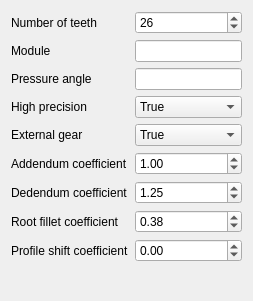
<?xml version="1.0" encoding="UTF-8"?>
<ui version="4.0">
 <class>InvoluteGearParameter</class>
 <widget class="QWidget" name="InvoluteGearParameter">
  <property name="geometry">
   <rect>
    <x>0</x>
    <y>0</y>
    <width>253</width>
    <height>301</height>
   </rect>
  </property>
  <property name="windowTitle">
   <string>Involute Parameter</string>
  </property>
  <layout class="QFormLayout" name="formLayout">
   <item row="0" column="0">
    <widget class="QLabel" name="label_NumberOfTeeth">
     <property name="text">
      <string>Number of teeth</string>
     </property>
    </widget>
   </item>
   <item row="0" column="1">
    <widget class="QSpinBox" name="spinBox_NumberOfTeeth">
     <property name="minimum">
      <number>3</number>
     </property>
     <property name="maximum">
      <number>9999</number>
     </property>
     <property name="value">
      <number>26</number>
     </property>
    </widget>
   </item>
   <item row="1" column="0">
    <widget class="QLabel" name="label_Modules">
     <property name="text">
      <string>Module</string>
     </property>
    </widget>
   </item>
   <item row="1" column="1">
    <widget class="Gui::InputField" name="Quantity_Modules">
     <property name="sizePolicy">
      <sizepolicy hsizetype="Fixed" vsizetype="Fixed">
       <horstretch>0</horstretch>
       <verstretch>0</verstretch>
      </sizepolicy>
     </property>
     <property name="minimumSize">
      <size>
       <width>80</width>
       <height>20</height>
      </size>
     </property>
     <property name="text">
      <string/>
     </property>
     <property name="alignment">
      <set>Qt::AlignRight|Qt::AlignTrailing|Qt::AlignVCenter</set>
     </property>
     <property name="unit" stdset="0">
      <string notr="true">mm</string>
     </property>
     <property name="decimals" stdset="0">
      <number>3</number>
     </property>
     <property name="minimum" stdset="0">
      <double>1.0</double>
     </property>
     <property name="maximum" stdset="0">
      <double>2000.000000000000000</double>
     </property>
     <property name="singleStep" stdset="0">
      <double>2.000000000000000</double>
     </property>
     <property name="value" stdset="0">
      <double>2.500000000000000</double>
     </property>
    </widget>
   </item>
   <item row="2" column="0">
    <widget class="QLabel" name="label_PressureAngle">
     <property name="text">
      <string>Pressure angle</string>
     </property>
    </widget>
   </item>
   <item row="2" column="1">
    <widget class="Gui::InputField" name="Quantity_PressureAngle">
     <property name="sizePolicy">
      <sizepolicy hsizetype="Fixed" vsizetype="Fixed">
       <horstretch>0</horstretch>
       <verstretch>0</verstretch>
      </sizepolicy>
     </property>
     <property name="minimumSize">
      <size>
       <width>80</width>
       <height>20</height>
      </size>
     </property>
     <property name="alignment">
      <set>Qt::AlignRight|Qt::AlignTrailing|Qt::AlignVCenter</set>
     </property>
     <property name="unit" stdset="0">
      <string notr="true">deg</string>
     </property>
     <property name="decimals" stdset="0">
      <number>3</number>
     </property>
     <property name="maximum" stdset="0">
      <double>90.000000000000000</double>
     </property>
     <property name="singleStep" stdset="0">
      <double>2.000000000000000</double>
     </property>
     <property name="value" stdset="0">
      <double>20.000000000000000</double>
     </property>
    </widget>
   </item>
   <item row="3" column="0">
    <widget class="QLabel" name="label_HighPrecision">
     <property name="text">
      <string>High precision</string>
     </property>
    </widget>
   </item>
   <item row="3" column="1">
    <widget class="QComboBox" name="comboBox_HighPrecision">
     <property name="enabled">
      <bool>true</bool>
     </property>
     <property name="editable">
      <bool>false</bool>
     </property>
     <item>
      <property name="text">
       <string>True</string>
      </property>
     </item>
     <item>
      <property name="text">
       <string>False</string>
      </property>
     </item>
    </widget>
   </item>
   <item row="4" column="0">
    <widget class="QLabel" name="label_ExternalGear">
     <property name="text">
      <string>External gear</string>
     </property>
    </widget>
   </item>
   <item row="4" column="1">
    <widget class="QComboBox" name="comboBox_ExternalGear">
     <property name="enabled">
      <bool>true</bool>
     </property>
     <property name="editable">
      <bool>false</bool>
     </property>
     <item>
      <property name="text">
       <string>True</string>
      </property>
     </item>
     <item>
      <property name="text">
       <string>False</string>
      </property>
     </item>
    </widget>
   </item>
   <item row="5" column="0">
    <widget class="QLabel" name="label_Addendum">
     <property name="text">
      <string>Addendum coefficient</string>
     </property>
    </widget>
   </item>
   <item row="5" column="1">
    <widget class="QDoubleSpinBox" name="doubleSpinBox_Addendum">
     <property name="maximum">
      <double>5.000000000000000</double>
     </property>
     <property name="singleStep">
      <double>0.050000000000000</double>
     </property>
     <property name="value">
      <double>1.000000000000000</double>
     </property>
    </widget>
   </item>
   <item row="6" column="0">
    <widget class="QLabel" name="label_Dedendum">
     <property name="text">
      <string>Dedendum coefficient</string>
     </property>
    </widget>
   </item>
   <item row="6" column="1">
    <widget class="QDoubleSpinBox" name="doubleSpinBox_Dedendum">
     <property name="maximum">
      <double>5.000000000000000</double>
     </property>
     <property name="singleStep">
      <double>0.050000000000000</double>
     </property>
     <property name="value">
      <double>1.250000000000000</double>
     </property>
    </widget>
   </item>
   <item row="7" column="0">
    <widget class="QLabel" name="label_RootFillet">
     <property name="text">
      <string>Root fillet coefficient</string>
     </property>
    </widget>
   </item>
   <item row="7" column="1">
    <widget class="QDoubleSpinBox" name="doubleSpinBox_RootFillet">
     <property name="maximum">
      <double>2.000000000000000</double>
     </property>
     <property name="singleStep">
      <double>0.020000000000000</double>
     </property>
     <property name="value">
      <double>0.380000000000000</double>
     </property>
    </widget>
   </item>
   <item row="8" column="0">
    <widget class="QLabel" name="label_ProfileShift">
     <property name="text">
      <string>Profile shift coefficient</string>
     </property>
    </widget>
   </item>
   <item row="8" column="1">
    <widget class="QDoubleSpinBox" name="doubleSpinBox_ProfileShift">
     <property name="minimum">
      <double>-3.000000000000000</double>
     </property>
     <property name="maximum">
      <double>3.000000000000000</double>
     </property>
     <property name="singleStep">
      <double>0.100000000000000</double>
     </property>
     <property name="value">
      <double>0.000000000000000</double>
     </property>
    </widget>
   </item>
  </layout>
 </widget>
 <customwidgets>
  <customwidget>
   <class>Gui::InputField</class>
   <extends>QLineEdit</extends>
   <header>Gui/InputField.h</header>
  </customwidget>
 </customwidgets>
 <resources/>
 <connections/>
</ui>
